Frame 1 (no input): blank canvas, image omitted
Frame 60 (the mouse pressed at the canvas centre just before this capture): blank canvas, image omitted
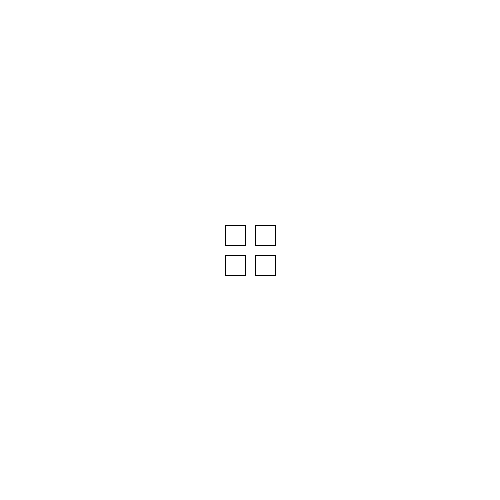
Frame 120 (the mouse held since frame 60 and released just before this capture)

The Processing sketch whose frames 1 and 60 were blank and that drew this single picture after the mouse press (run headless with seeded random() and noise(); from frame 60 on, the mouse is pressed at the canvas centre):

// Processing sketch: sketch_7
// ── sketch_7.pde
void setup() {
  size(500, 500);
  rectMode(CENTER);
}

void draw() {
  background(255);
  rect(mouseX - 15, mouseY - 15, 20, 20);
  rect(mouseX + 15, mouseY - 15, 20, 20);
  rect(mouseX - 15, mouseY + 15, 20, 20);
  rect(mouseX + 15, mouseY + 15, 20, 20);
  
}
